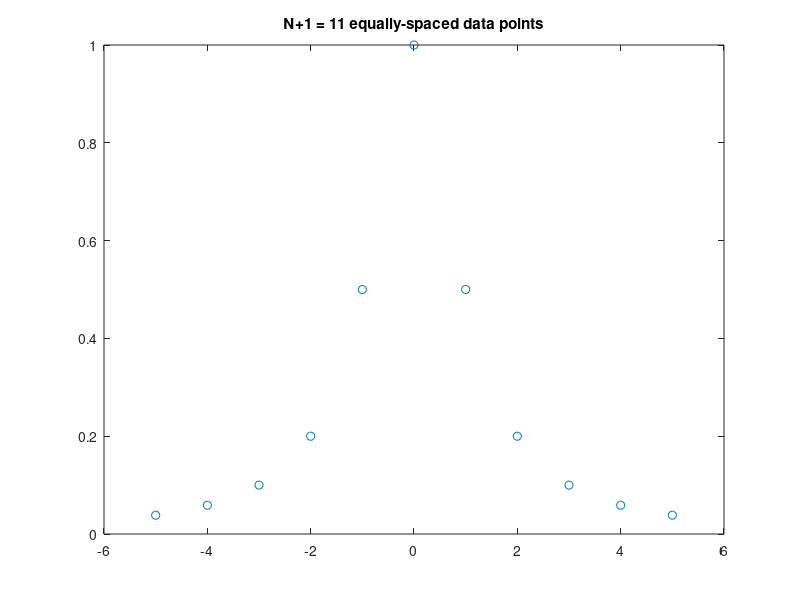
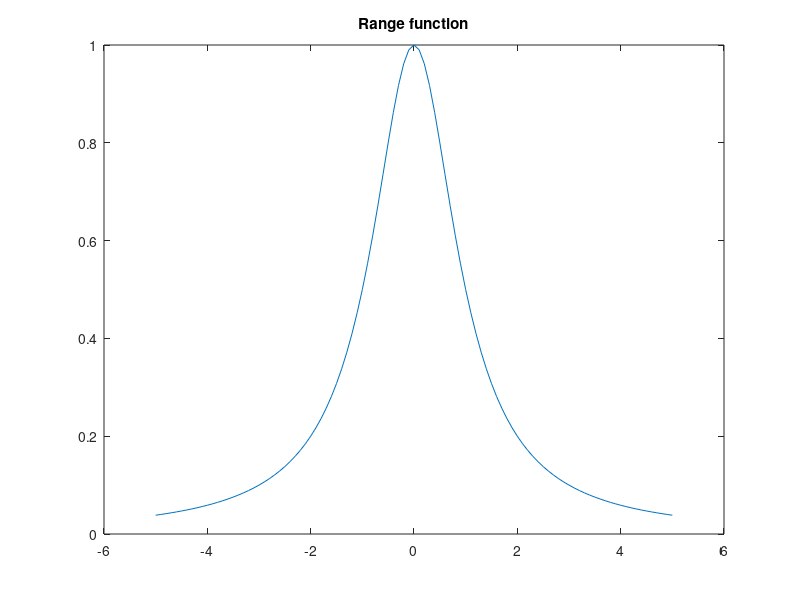
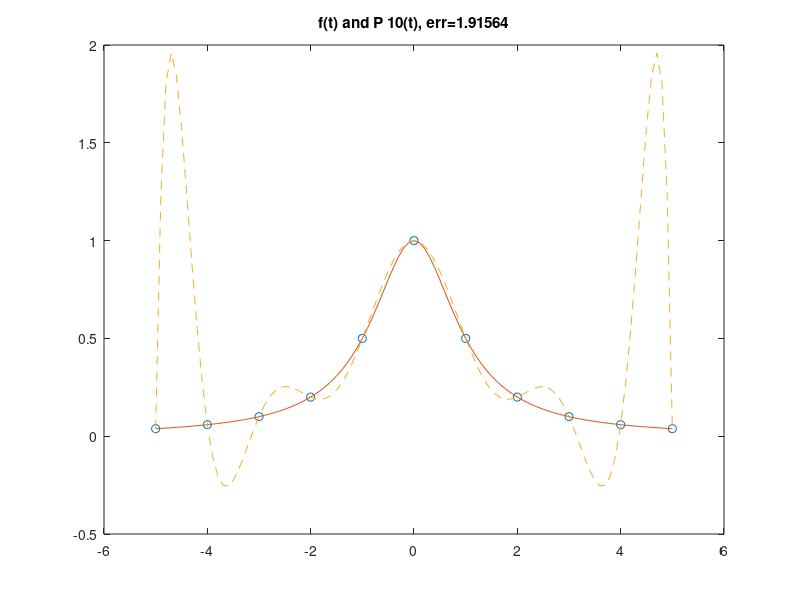
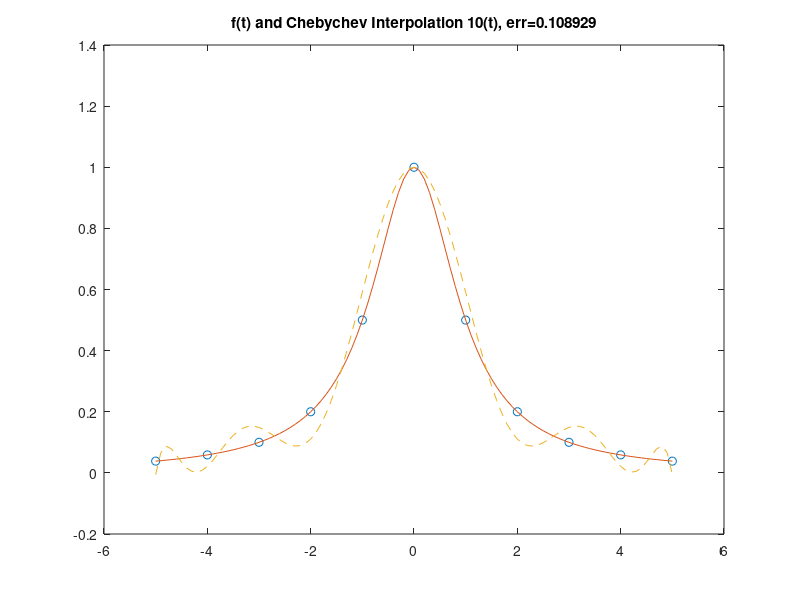

Write MATLAB code to recreate these figures, in order.
%% Lab 4
%%

%% Problem 1
%%
N = 10;
x = linspace(-5,5,N+1);
f = inline('1./(1+x.*x)','x');
y = f(x);
plot(x, y, 'o');
title('N+1 = 11 equally-spaced data points');
t = [-5:.1:5];
figure;
plot(t, f(t), '-');
title('Range function');

%% Problem 2
%%
PN = polyfit(x,y,N);
v = polyval(PN,t);
err = norm(f(t)-v,inf);
figure;
plot(x,y,'o',t,f(t),'-',t,v,'--')
title(sprintf('f(t) and P {10}(t), err=%g',err))

%% Problem 3
%%
K = N+1;
a = -5;
b = 5;
xcheb = zeros(1,K);
for i=1:K
    xcheb(i)=(a+b)/2 + (b-a)/2 * cos( (i-.5)*pi/K );
end
ycheb = f(xcheb);
PNcheb = polyfit(xcheb,ycheb,N);
vcheb = polyval(PNcheb,t);

cheberr = norm(f(t)-vcheb,inf);
figure;
plot(x,y,'o',t,f(t),'-',t,vcheb,'--')
title(sprintf('f(t) and Chebychev Interpolation {10}(t), err=%g',cheberr))

%% Problem 4
%%
